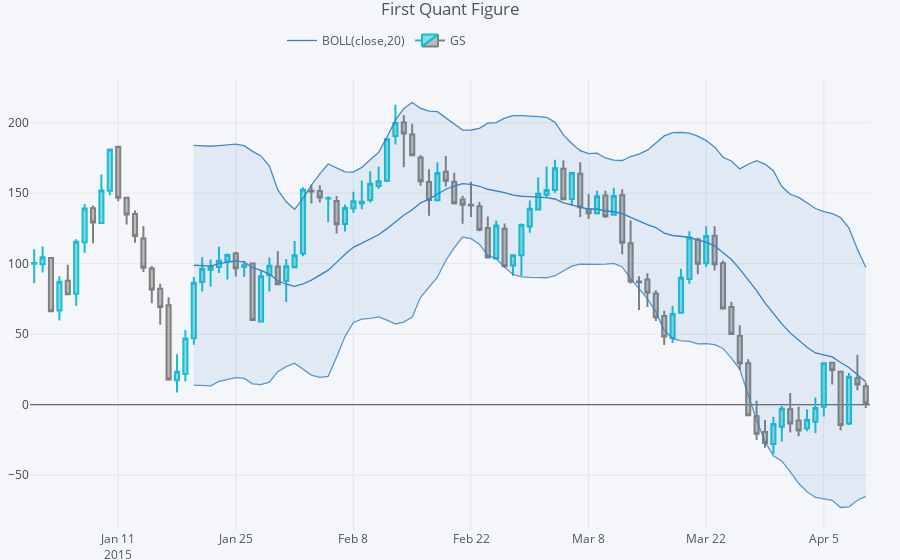

The cell this chart's notebook holds for it:
### Code cell
df=cf.datagen.ohlc()
qf=cf.QuantFig(df,title='First Quant Figure',legend='top',name='GS')
qf.add_bollinger_bands()
qf.iplot()
